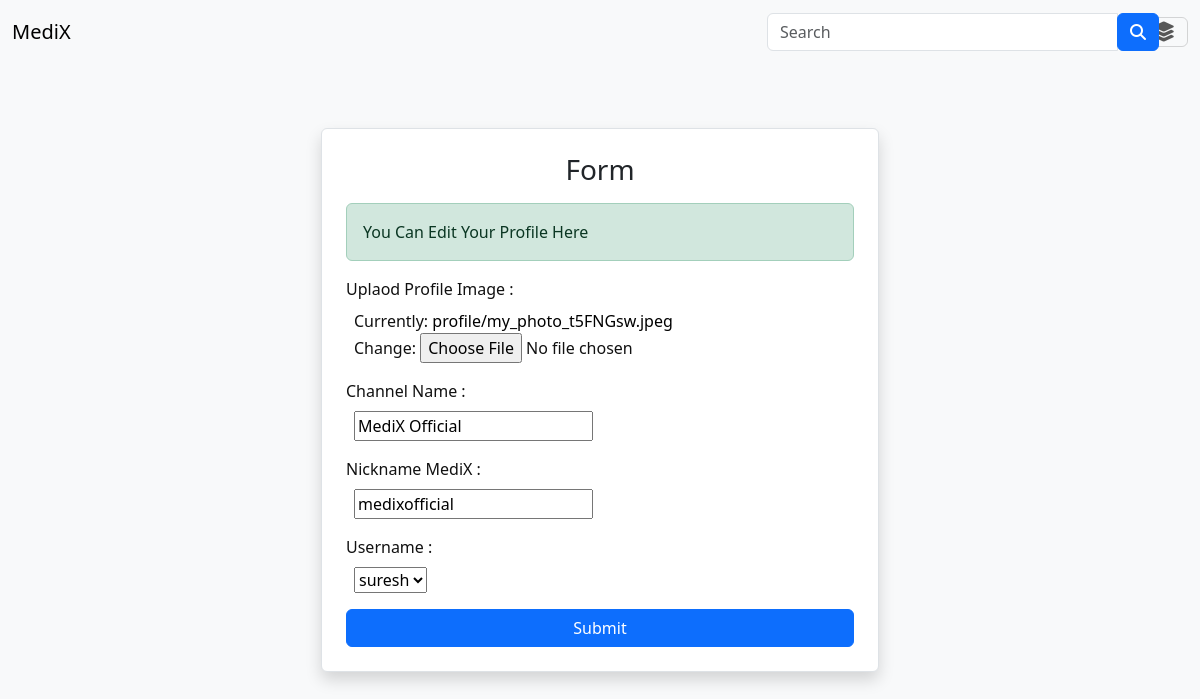
/user-edit-profile/ (signed in), run on an earlier commit of the app's database.
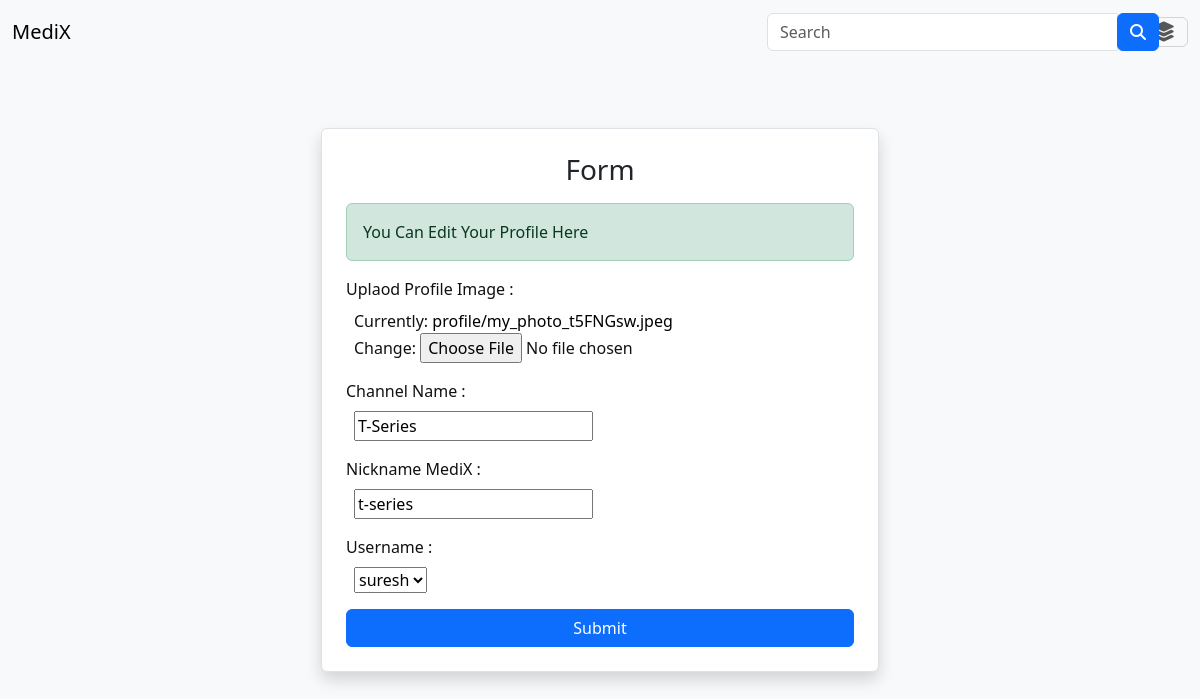
And on a later commit of the database.
### users/models.py (models this page shows, shortened)
class ProfileDetails(models.Model):
    Profile_Image = models.ImageField(default='profile/user_profile.jpg', upload_to='profile/', max_length=2000)
    NamesUser = models.OneToOneField(User, on_delete=models.CASCADE, default='Your Profile')
    Channel_Name = models.CharField(max_length=100, default='MediX User Profile')
    uName = models.CharField(max_length=100, default='yourmedix')

### users/views.py (the view, shortened to what this page needs)
# urls.py: path('user-edit-profile/', views.ProfileEdit, name='edit_profile'),
def ProfileEdit(request):
    if request.user.is_authenticated:
        if request.method == 'GET':
            messages.success(request,'You Can Edit Your Profile Here')
        user_profile = ProfileDetails.objects.get(NamesUser=request.user)
        form = ProfileForm(request.POST or None, request.FILES or None, instance=user_profile)  # Pre-fill form with existing data
        v1 = form.instance.uName
        context = {'form': form}
        return render(request, 'editProfile.html', context)
    return redirect('login')

### users/forms.py
class ProfileForm(forms.ModelForm):
    class Meta:
        model = ProfileDetails
        fields = ['Profile_Image', 'NamesUser', 'Channel_Name', 'uName']

### templates/editProfile.html (shortened to what this page needs)
{% extends 'base.html' %}
{% block body %}
<div class="container d-flex justify-content-center align-items-center min-vh-100 bg-light">
    <div class="p-4 border rounded shadow bg-white w-50">
        <h2 class="text-center text-dark fs-3">Form</h2>
        <form method="POST" class="mt-3">
            {% if messages %}
                {% for message in messages %}
                    <div class="alert alert-{{ message.tags }}">
                        {{ message }}
                    </div>
                {% endfor %}
            {% endif %}
                <div class="mb-3">
                    <label for="{{ field.id_for_label }}" class="form-label">Uplaod Profile Image :</label>
                    <div class="d-inline-block ms-2 w-100">{{ form.Profile_Image }}</div>
                </div>
                <div class="mb-3">
                    <label for="{{ field.id_for_label }}" class="form-label">Channel Name :</label>
                    <div class="d-inline-block ms-2 w-100">{{ form.Channel_Name }}</div>
                </div>
                <div class="mb-3">
                    <label for="{{ field.id_for_label }}" class="form-label">Nickname MediX :</label>
                    <div class="d-inline-block ms-2 w-100">{{ form.uName }}</div>
                </div>
                <div class="mb-3">
                    <label for="{{ field.id_for_label }}" class="form-label">Username :</label>
                    <div class="d-inline-block ms-2 w-100">{{ form.NamesUser }}</div>
                </div>
            <button type="submit" class="btn btn-primary w-100">Submit</button>
        </form>
    </div>
</div>
{% endblock %}

What changed in the data, as far as the page shows it:
changed ProfileDetails "suresh": Channel_Name "MediX Official" → "T-Series"; uName "medixofficial" → "t-series"
